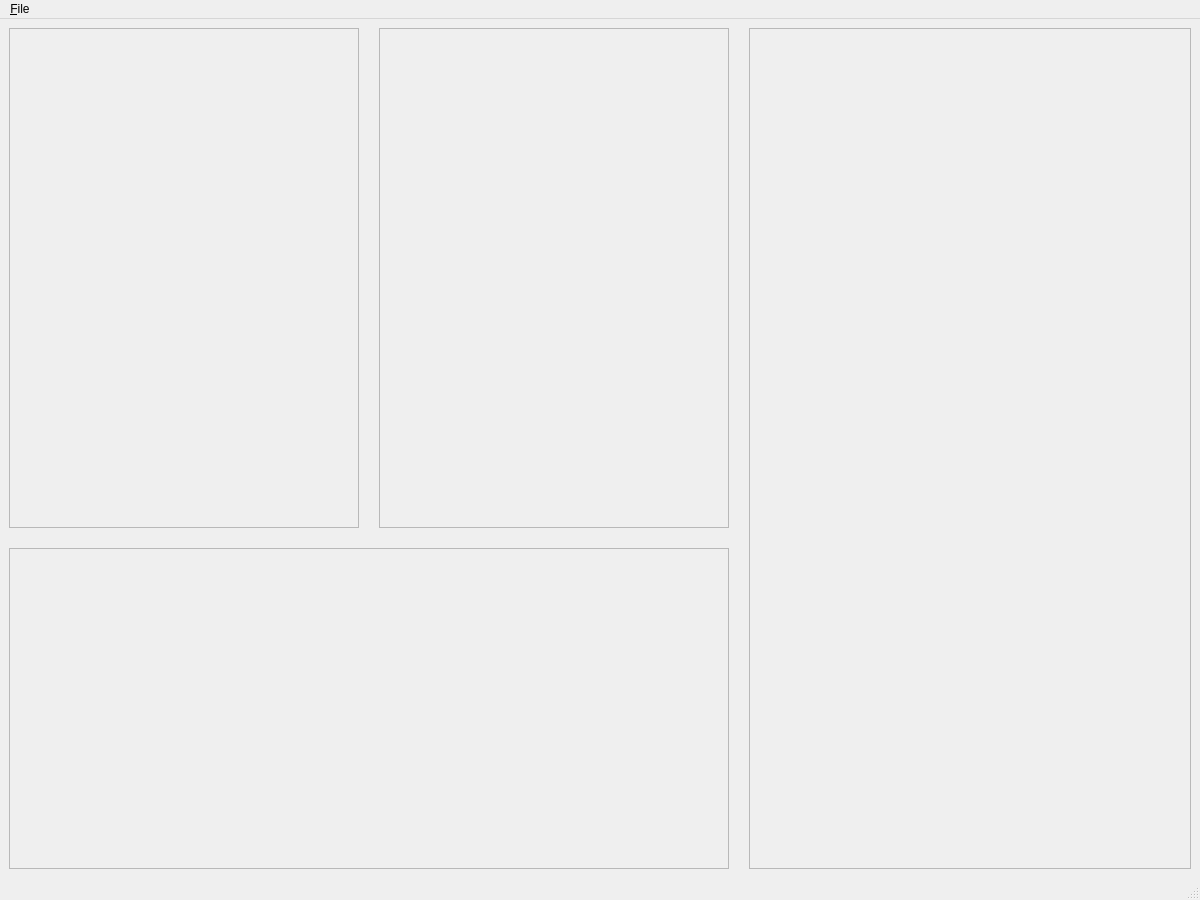
<?xml version="1.0" encoding="UTF-8"?>
<ui version="4.0">
 <class>App</class>
 <widget class="QMainWindow" name="App">
  <property name="geometry">
   <rect>
    <x>0</x>
    <y>0</y>
    <width>1200</width>
    <height>900</height>
   </rect>
  </property>
  <property name="minimumSize">
   <size>
    <width>1200</width>
    <height>900</height>
   </size>
  </property>
  <property name="windowTitle">
   <string>MainWindow</string>
  </property>
  <widget class="QWidget" name="centralwidget">
   <property name="sizePolicy">
    <sizepolicy hsizetype="Expanding" vsizetype="Expanding">
     <horstretch>0</horstretch>
     <verstretch>0</verstretch>
    </sizepolicy>
   </property>
   <layout class="QHBoxLayout" name="horizontalLayout">
    <property name="spacing">
     <number>20</number>
    </property>
    <item>
     <layout class="QVBoxLayout" name="charts" stretch="0,0">
      <property name="spacing">
       <number>20</number>
      </property>
      <item>
       <layout class="QHBoxLayout" name="topCharts">
        <property name="spacing">
         <number>20</number>
        </property>
        <item>
         <widget class="QFrame" name="leftTopChartFrame">
          <property name="sizePolicy">
           <sizepolicy hsizetype="Minimum" vsizetype="Minimum">
            <horstretch>0</horstretch>
            <verstretch>0</verstretch>
           </sizepolicy>
          </property>
          <property name="minimumSize">
           <size>
            <width>350</width>
            <height>500</height>
           </size>
          </property>
          <property name="frameShape">
           <enum>QFrame::StyledPanel</enum>
          </property>
          <property name="frameShadow">
           <enum>QFrame::Raised</enum>
          </property>
         </widget>
        </item>
        <item>
         <widget class="QFrame" name="rightTopChartFrame">
          <property name="sizePolicy">
           <sizepolicy hsizetype="Minimum" vsizetype="Minimum">
            <horstretch>0</horstretch>
            <verstretch>0</verstretch>
           </sizepolicy>
          </property>
          <property name="minimumSize">
           <size>
            <width>350</width>
            <height>500</height>
           </size>
          </property>
          <property name="frameShape">
           <enum>QFrame::StyledPanel</enum>
          </property>
          <property name="frameShadow">
           <enum>QFrame::Raised</enum>
          </property>
         </widget>
        </item>
       </layout>
      </item>
      <item>
       <widget class="QFrame" name="bottomChartFrame">
        <property name="frameShape">
         <enum>QFrame::StyledPanel</enum>
        </property>
        <property name="frameShadow">
         <enum>QFrame::Raised</enum>
        </property>
       </widget>
      </item>
     </layout>
    </item>
    <item>
     <widget class="QFrame" name="tweetStreamFrame">
      <property name="sizePolicy">
       <sizepolicy hsizetype="Minimum" vsizetype="Preferred">
        <horstretch>0</horstretch>
        <verstretch>0</verstretch>
       </sizepolicy>
      </property>
      <property name="minimumSize">
       <size>
        <width>420</width>
        <height>0</height>
       </size>
      </property>
      <property name="frameShape">
       <enum>QFrame::StyledPanel</enum>
      </property>
      <property name="frameShadow">
       <enum>QFrame::Raised</enum>
      </property>
     </widget>
    </item>
   </layout>
  </widget>
  <widget class="QMenuBar" name="menubar">
   <property name="geometry">
    <rect>
     <x>0</x>
     <y>0</y>
     <width>1200</width>
     <height>21</height>
    </rect>
   </property>
   <widget class="QMenu" name="file">
    <property name="title">
     <string>&amp;File</string>
    </property>
    <addaction name="actionSettings"/>
    <addaction name="actionClose"/>
   </widget>
   <addaction name="file"/>
  </widget>
  <widget class="QStatusBar" name="statusbar"/>
  <action name="actionSettings">
   <property name="text">
    <string>&amp;Settings</string>
   </property>
  </action>
  <action name="actionClose">
   <property name="text">
    <string>&amp;Close</string>
   </property>
  </action>
 </widget>
 <resources/>
 <connections/>
</ui>
